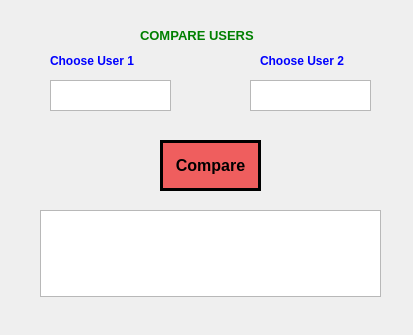
<?xml version="1.0" encoding="UTF-8"?>
<ui version="4.0">
 <class>Dialog2</class>
 <widget class="QDialog" name="Dialog2">
  <property name="geometry">
   <rect>
    <x>0</x>
    <y>0</y>
    <width>413</width>
    <height>335</height>
   </rect>
  </property>
  <property name="windowTitle">
   <string>Dialog</string>
  </property>
  <widget class="QTextEdit" name="textEdit">
   <property name="geometry">
    <rect>
     <x>50</x>
     <y>80</y>
     <width>121</width>
     <height>31</height>
    </rect>
   </property>
   <property name="styleSheet">
    <string notr="true">QLabel{
font-weight: bold;
font-size: 9pt;
color:red;
}
</string>
   </property>
  </widget>
  <widget class="QTextEdit" name="textEdit_2">
   <property name="geometry">
    <rect>
     <x>250</x>
     <y>80</y>
     <width>121</width>
     <height>31</height>
    </rect>
   </property>
  </widget>
  <widget class="QLabel" name="label">
   <property name="geometry">
    <rect>
     <x>50</x>
     <y>50</y>
     <width>121</width>
     <height>21</height>
    </rect>
   </property>
   <property name="styleSheet">
    <string notr="true">QLabel{
font-weight: bold;
font-size: 9pt;
color:blue;
}
</string>
   </property>
   <property name="text">
    <string>Choose User 1</string>
   </property>
  </widget>
  <widget class="QLabel" name="label_2">
   <property name="geometry">
    <rect>
     <x>260</x>
     <y>50</y>
     <width>121</width>
     <height>21</height>
    </rect>
   </property>
   <property name="styleSheet">
    <string notr="true">QLabel{
font-weight: bold;
font-size: 9pt;
color:blue;
}
</string>
   </property>
   <property name="text">
    <string>Choose User 2</string>
   </property>
  </widget>
  <widget class="QPushButton" name="pushButton">
   <property name="geometry">
    <rect>
     <x>160</x>
     <y>140</y>
     <width>101</width>
     <height>51</height>
    </rect>
   </property>
   <property name="styleSheet">
    <string notr="true">QPushButton{
background-color:#EF5E5E;
border:3px solid black;
color:#0;
font-weight:  bold;
font-size:16px;
}

QPushButton#pushButton_9:hover {
     background-color: #938BFF;
 }</string>
   </property>
   <property name="text">
    <string>Compare</string>
   </property>
  </widget>
  <widget class="QTextEdit" name="textEdit_4">
   <property name="geometry">
    <rect>
     <x>40</x>
     <y>210</y>
     <width>341</width>
     <height>87</height>
    </rect>
   </property>
  </widget>
  <widget class="QLabel" name="label_3">
   <property name="geometry">
    <rect>
     <x>140</x>
     <y>20</y>
     <width>161</width>
     <height>31</height>
    </rect>
   </property>
   <property name="styleSheet">
    <string notr="true">QLabel{
font-weight: bold;
font-size: 10pt;
color:green;
}
</string>
   </property>
   <property name="text">
    <string>COMPARE USERS</string>
   </property>
  </widget>
 </widget>
 <resources/>
 <connections/>
</ui>
